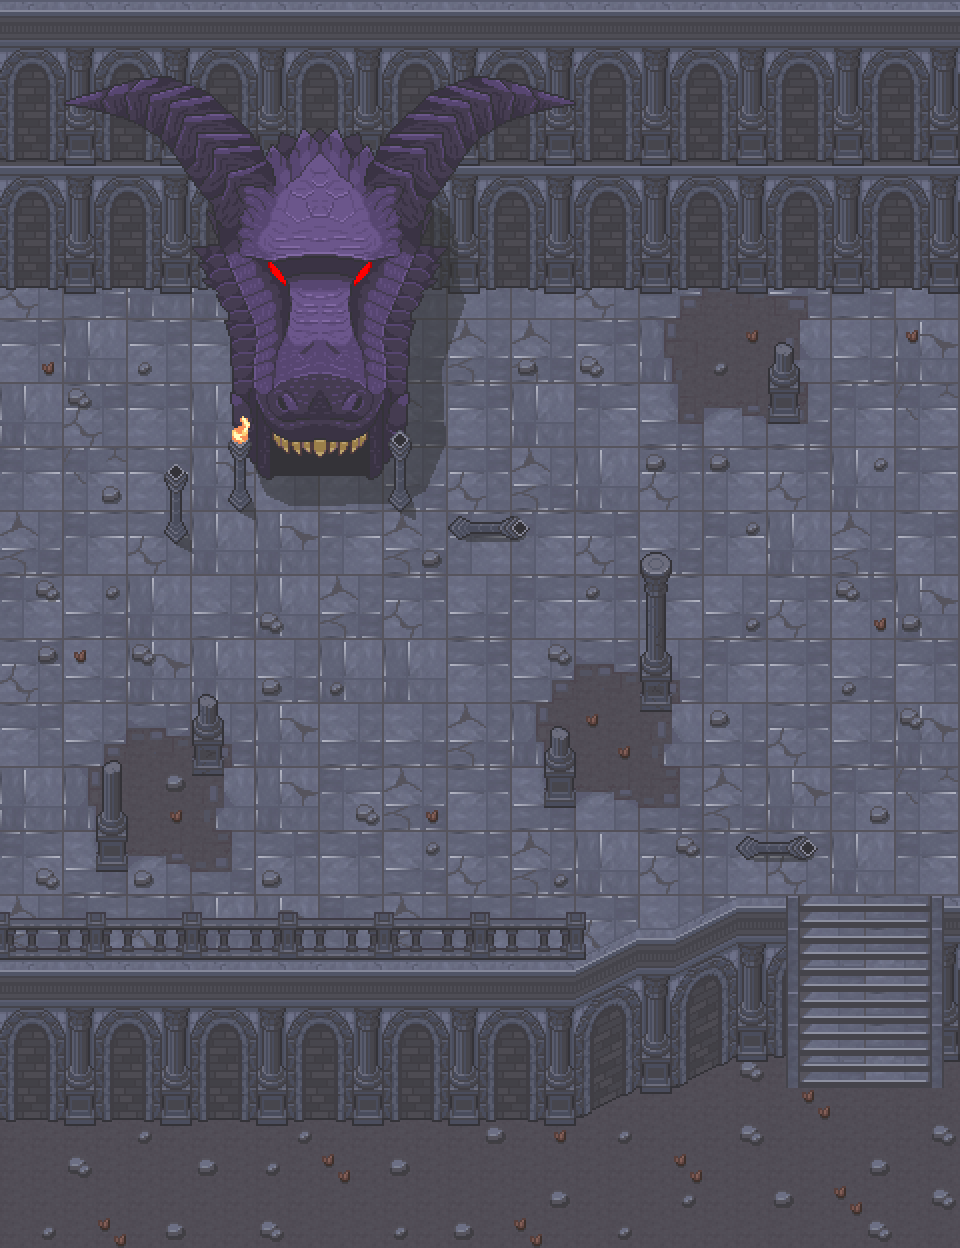

This is a level from a 2D game, rendered from its Tiled map with the project's own tilesets. A one-line summary and the map file follow, with tile-layer data summarised:
An orthogonal 30x39 tile map with 32x32 px tiles, 8 tile layers (Ground, Ground Decor, 1st Floor, Wall, ...).

<map version="1.11" tiledversion="1.11.0" orientation="orthogonal" renderorder="right-down" width="30" height="39" tilewidth="32" tileheight="32" infinite="0" nextlayerid="9" nextobjectid="1">
 <editorsettings>
  <chunksize width="32" height="32" />
 </editorsettings>
 <tileset firstgid="1" source="13 -Tileset - Transparent.tsx" />
 <layer id="1" name="Ground" width="30" height="39">
  <data>[1170 cells, 600 non-empty, 7 distinct tile ids]</data>
 </layer>
 <layer id="6" name="Ground Decor" width="30" height="39">
  <data>[1170 cells, 30 non-empty, 5 distinct tile ids]</data>
 </layer>
 <layer id="4" name="1st Floor" width="30" height="39">
  <data>[1170 cells, 726 non-empty, 68 distinct tile ids]</data>
 </layer>
 <layer id="2" name="Wall" width="30" height="39">
  <data>[1170 cells, 500 non-empty, 86 distinct tile ids]</data>
 </layer>
 <layer id="3" name="Stair" width="30" height="39">
  <data>[1170 cells, 36 non-empty, 12 distinct tile ids]</data>
 </layer>
 <layer id="5" name="Head" width="30" height="39">
  <data>[1170 cells, 224 non-empty, 224 distinct tile ids]</data>
 </layer>
 <layer id="7" name="1st Floor Decor" width="30" height="39">
  <data>[1170 cells, 123 non-empty, 43 distinct tile ids]</data>
 </layer>
 <layer id="8" name="Tile Layer 8" width="30" height="39">
  <data>[1170 cells, 0 non-empty, 0 distinct tile ids]</data>
 </layer>
</map>
